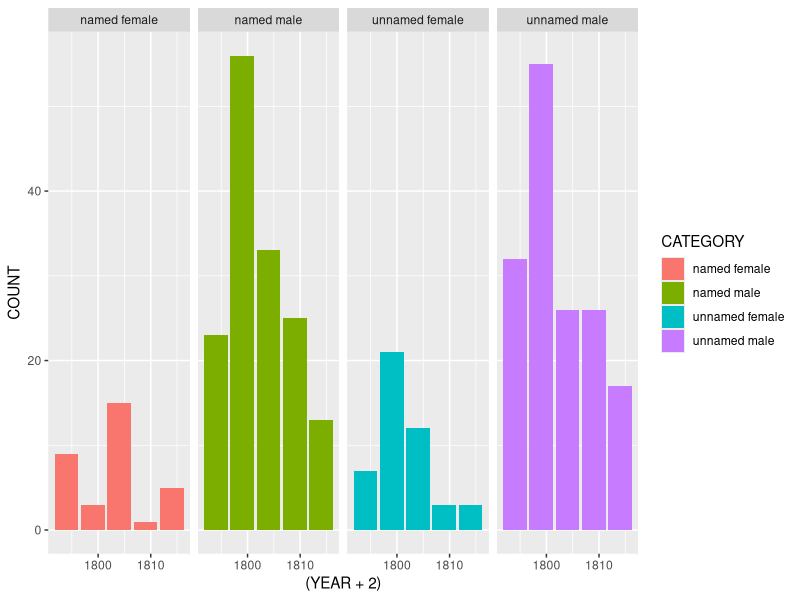
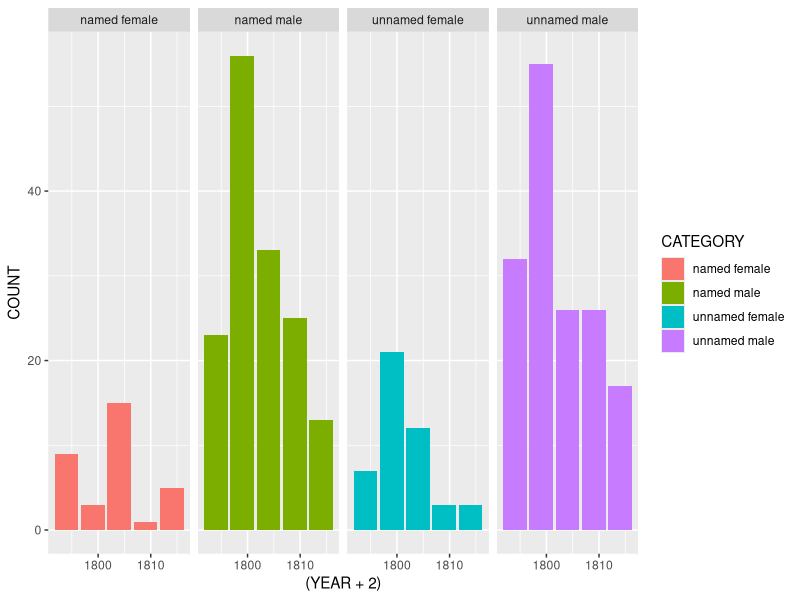

Reproduce these figures in R, in order.
#load packages

setwd("/home/james/R/2014-11_BM-catalogue/data")
library(lubridate)
library(dplyr, warn.conflicts = FALSE)
library(tidyr, warn.conflicts = FALSE)
library(ggplot2)
library(dplyr)

#read data from csv

gender <- read.csv("2014-11-25_BMSatires-Fores-17921812-forR.csv")

#plot data

ggplot(gender, aes(x = (YEAR+2), y = COUNT, fill = CATEGORY)) +
	geom_bar(stat = "identity") +
	facet_grid(. ~ CATEGORY)

#save data to file

setwd("/home/james/R/2014-11_BM-catalogue/viz")
ggsave("2014-11-25_BMSatires-Fores-17921812-forR-count.png", width = 7, height = 7)
